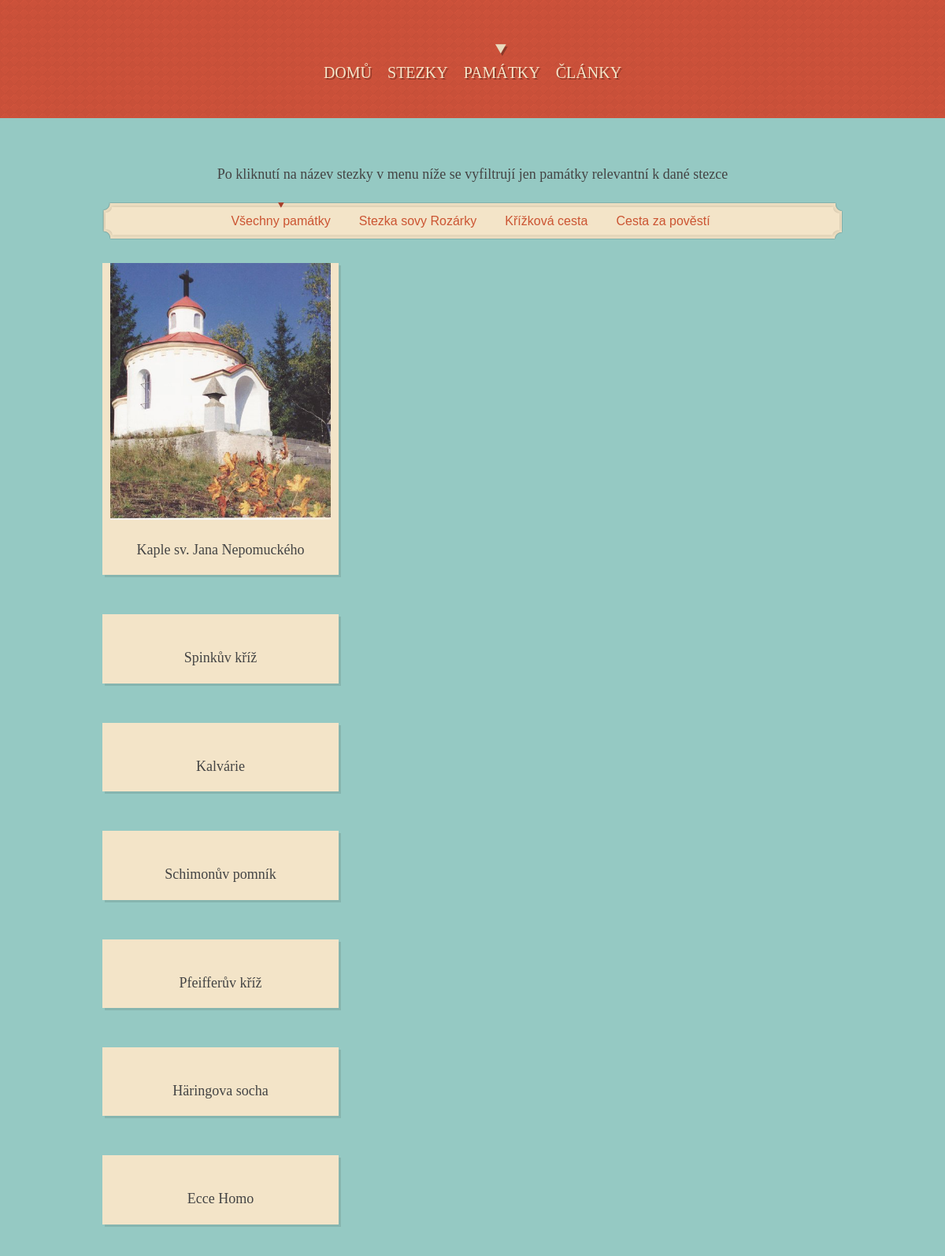
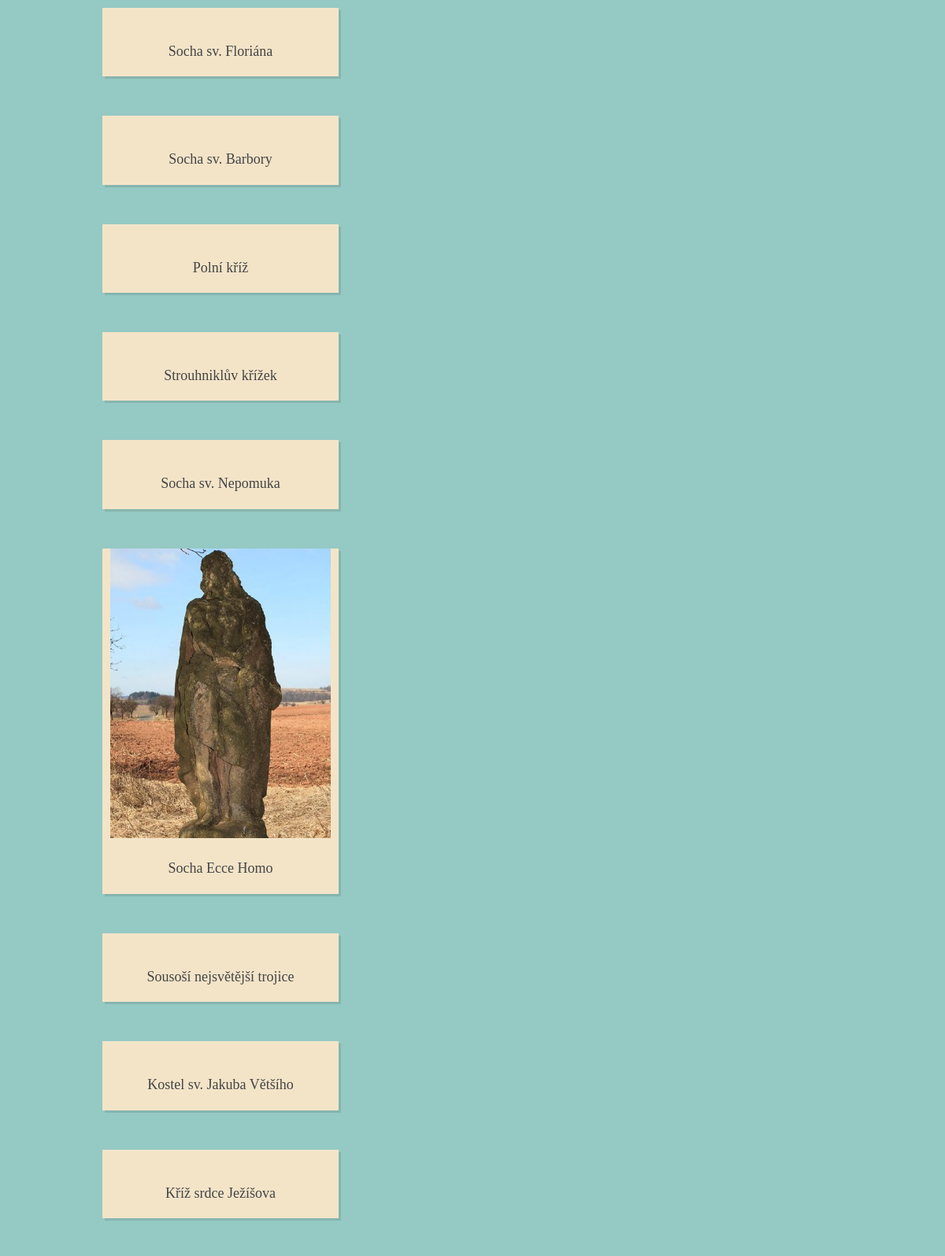
Screenshot of /relic/ (upper part) with the database file from the repository (2 pictures, top to bottom).
### relic/models.py (models this page shows, shortened)
class Relic(models.Model):
    title = models.CharField(max_length=100, unique=True, verbose_name="Název")
    place = models.CharField(max_length=100, blank=True, verbose_name="Umístění")
    gps = models.CharField(max_length=50, blank=True, verbose_name="GPS")
    date_of_build = models.CharField(max_length=20, null=True, verbose_name="Datum vzniku", blank=True)
    reconstruction = models.CharField(max_length=200, null=True, verbose_name="Rekonstrukce", blank=True)
    price_of_rec = models.IntegerField(verbose_name="Cena rekonstrukce", null=True, blank=True)
    source_of_finance = models.CharField(max_length=30, blank=True, verbose_name="Zdroj financí")
    owner = models.CharField(max_length=40, blank=True, verbose_name="Vlastník")
    type_of_r = models.CharField(max_length=8, choices=types_choice, blank=True, null=True, verbose_name="Typ památky")
    sign = models.TextField(null=True, blank=True, verbose_name="Nápis")
    body = models.TextField(verbose_name="Popis")
    katalog_numb = models.CharField(max_length=30, blank=True, verbose_name="Rejstříkové č.")
    series_num = models.IntegerField(blank=True, null=True, verbose_name="Pořadová číslo")
    w_ssr = models.BooleanField(default=False, verbose_name="Stezka sovy Rozárky")
    w_kc = models.BooleanField(default=False, verbose_name="Křížková cesta")
    w_czp = models.BooleanField(default=False, verbose_name="Cesta za pověstí")
    pic = ThumbnailerImageField(upload_to=get_name_file, null=True, blank=True, verbose_name="Titulní foto")
    pic2 = ThumbnailerImageField(upload_to=get_name_file, null=True, blank=True)
    picd_2 = models.CharField(max_length=100, null=True, blank=True, verbose_name="Popis")
    pic3 = ThumbnailerImageField(upload_to=get_name_file, null=True, blank=True)
    picd_3 = models.CharField(max_length=100, null=True, blank=True, verbose_name="Popis")
    pic4 = ThumbnailerImageField(upload_to=get_name_file, null=True, blank=True)
    picd_4 = models.CharField(max_length=100, null=True, blank=True, verbose_name="Popis")
    pic5 = ThumbnailerImageField(upload_to=get_name_file, null=True, blank=True)
    picd_5 = models.CharField(max_length=100, null=True, blank=True, verbose_name="Popis")
    pic6 = ThumbnailerImageField(upload_to=get_name_file, null=True, blank=True)
    picd_6 = models.CharField(max_length=100, null=True, blank=True, verbose_name="Popis")
    pic7 = ThumbnailerImageField(upload_to=get_name_file, null=True, blank=True)
    picd_7 = models.CharField(max_length=100, null=True, blank=True, verbose_name="Popis")
    pic8 = ThumbnailerImageField(upload_to=get_name_file, null=True, blank=True)
    picd_8 = models.CharField(max_length=100, null=True, blank=True, verbose_name="Popis")
    posted = models.DateField(db_index=True, auto_now_add=True)
    slug = models.SlugField(max_length=100, unique=True, verbose_name="Nechat")

### relic/views.py (the view)
def relics_index(request):
    context = {
        'relics': Relic.objects.all()
    }
    return render(request, 'relics_index.html', context)

### cont_proces.py (called while the page is built)
def extra_context(request):
    extras = {}
    extras["ALL_RELICS"] = Relic.objects.all().order_by("-title")
    return(extras)

### relic/templates/relics_index.html (shortened to what this page needs)
{% extends 'base.html' %}
{% block current_item4 %}class="current-menu-item" {% endblock %}
{% block content %}
{% load thumbnail %}
<h5 class="caption" align="center">Po kliknutí na název stezky v menu níže se vyfiltrují jen památky relevantní k dané stezce</h5>
<br/>
            <ul id="filter-buttons">
                <li><a href="#" data-filter="*" class="selected">Všechny památky</a></li>
                <li>   &nbsp;&nbsp;&nbsp;&nbsp;&nbsp;   </li>
                <li><a href="#" data-filter=".ssr">Stezka sovy Rozárky</a></li>
                <li>   &nbsp;&nbsp;&nbsp;&nbsp;&nbsp;   </li>
                <li><a href="#" data-filter=".kc">Křížková cesta</a></li>
                <li>   &nbsp;&nbsp;&nbsp;&nbsp;&nbsp;   </li>
                <li><a href="#" data-filter=".czp">Cesta za pověstí</a></li>
            </ul>
                <ul id="filter-container" class="feature cf">
              {% if relics %}
              {% for relic in relics %}
                    <li class="
                        {% if relic.w_ssr == True %}
                        ssr
                        {% else %}
                        {% endif %}
                        {% if relic.w_kc == True %}
                        kc
                        {% endif %}
                        {% if relic.w_czp == True %}
                        czp
                        {% else %}
                        {% endif %}">
                        <a href="/relic/view/{{relic.slug}}" class="thumb" ><img src="{{relic.pic|thumbnail_url:'galRelThum'}}" alt="" />
                        </a>
                        <h5 class="caption">{{relic.title}}</h5>
                    </li>
               {% endfor %}
               {% else %}
               <p>There are no relics.</p>
               {% endif %}
                </ul>
        {% endblock %}

### templates/base.html (shortened to what this page needs)
{% load thumbnail %}
<!doctype html>
 <html class="no-js" lang="en">
<head>
    <link rel="stylesheet" media="screen" href="{{ STATIC_URL }}central/css/superfish.css" />
    <link rel="stylesheet" href="{{ STATIC_URL }}central/css/nivo-slider.css" media="all"  />
    <link rel="stylesheet" href="{{ STATIC_URL }}central/css/tweet.css" media="all" />
    <link rel="stylesheet" href="{{ STATIC_URL }}central/css/style.css">
    <link rel="stylesheet" media="all" href="{{ STATIC_URL }}central/css/lessframework.css" />
</head>
<body>
    <header>
        <div class="wrapper cf">
        </div>
        <nav class="cf">
            <div class="wrapper cf">
                <ul id="nav" class="sf-menu">
                    <li {% block current_item1 %} {% endblock %}><a href="/">DOMŮ<i><b></b></i></a></li>
                    <li {% block current_item2 %} {% endblock %}><a href="/ways">STEZKY<i><b></b></i></a>
                    </li>
                    <li {% block current_item4 %} {% endblock %}><a href="/relic">PAMÁTKY<i><b></b></i></a></li>
                    <li {% block current_item3 %} {% endblock %}><a href="/blog">ČLÁNKY<i><b></b></i></a></li>
                </ul>
            </div>
        </nav>
    </header>
    <div role="main" id="main">
        <div class="wrapper">
{% block content %}
{% endblock %}
      </div>
    </div>
</body>
</html>

### sfiles/central/css/superfish.css (style rules this page uses)
.sf-menu, .sf-menu * { margin: 0; padding: 0; list-style: none; }
.sf-menu li { float: left; position: relative; }
.sf-menu a { display: block; position: relative; }

### sfiles/central/css/style.css (style rules this page uses)
.cf:after, .cf:before { content: ""; display: table; }
.cf:after { clear: both; }
.cf { zoom: 1; }
.wrapper { margin: 0 auto; width: 940px; position: relative; }
body { font-family: Helvetica, Arial, sans-serif; font-size: 16px; line-height: 1.5em; background: #95c9c3 url(../img/grunge.png) repeat-x center 150px; }
body a { text-decoration: none; -webkit-transition: all 0.3s ease; -moz-transition: all 0.3s ease; -o-transition: all 0.3s ease; transition: all 0.3s ease; }
#main h1, #main h2, #main h3, #main h4, #main h5, #main h6 { font-family: mensch; line-height: 1.3em; }
h5 { font-size: 18px; }
header { background: url(../img/header.png); min-height: 150px; }
nav { height: 68px; float: left; width: 100%; margin-top: 0px; position: relative; background: url(../img/ribbon.png) no-repeat top center; }
#nav { clear: left; display: block; float: right; position: relative; right: 50%; text-align: center; }
#nav > li { display: block; float: left; position: relative; left: 50%; font-family: mensch; word-spacing: -0.1em; font-size: 20px; }
#nav > li.current-menu-item i, #nav > li.current_page_item i { display: block; }
#nav > li a { display: block; padding: 20px 10px 0px 10px; color: #f3e4c8; text-shadow: 2px 2px 0 rgba(0, 0, 0, 0.3); }
#nav > li a i { display: none; width: 16px; height: 16px; position: absolute; left: 50%; top: -4px; }
#nav > li a i b { position: absolute; display: block; background: url(../img/current.png) no-repeat 0px 0px; width: 16px; height: 16px; left: -8px; }
#main .wrapper { margin-top: 60px; margin-bottom: 50px; min-height: 500px; color: #444; font-size: 16px; line-height: 1.5em; }
.feature { width: 960px; margin-left: -20px; }
.feature li { position: relative; background: #f3e4c8; width: 300px; margin-bottom: 50px; margin-left: 20px; box-shadow: 3px 3px 0 0 rgba(0, 0, 0, 0.1); }
.feature li .thumb { display: block; margin: 10px; width: 280px; }
.feature li .thumb img { max-width: 100%; }
.feature li .caption { padding: 10px 10px 20px 10px; text-align: center; }
.feature li a { color: #cb5432; }
.feature li .thumb { position: relative; }
#filter-buttons { text-align: center; background: url(../img/filter.png) no-repeat top center; height: 47px; margin-bottom: 20px; }
#filter-buttons li { display: inline-block; margin-bottom: 0px; }
#filter-buttons li a { display: block; text-decoration: none; margin-bottom: 0px; margin-right: 5px; line-height: 47px; color: #cb5432; }
#filter-buttons li .selected { background: url(../img/filter-arrow.png) no-repeat center top; }

### sfiles/central/css/lessframework.css (style rules this page uses)
.wrapper { width: 940px; }
#nav { display: block; }

### rows the page displays
Relic: pic|thumbnail_url (picture), title "Kaple sv. Jana Nepomuckého"
Relic: title "Spinkův kříž"
Relic: title "Kalvárie"
Relic: title "Schimonův pomník"
Relic: title "Pfeifferův kříž"
Relic: title "Häringova socha"
Relic: title "Ecce Homo"
Relic: title "Socha sv. Floriána"
Relic: title "Socha sv. Barbory"
Relic: title "Polní kříž"
Relic: title "Strouhniklův křížek"
Relic: title "Socha sv. Nepomuka"
Relic: pic|thumbnail_url (picture), title "Socha Ecce Homo"
Relic: title "Sousoší nejsvětější trojice"
Relic: title "Kostel sv. Jakuba Většího"
Relic: title "Kříž srdce Ježíšova"
